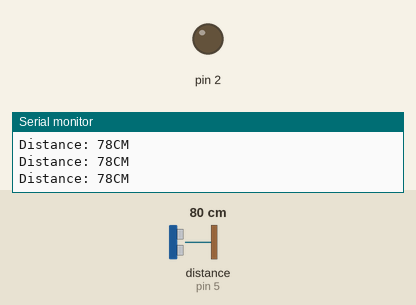
Bench run of a sketch on a simulated Arduino Uno, built with avr-gcc and run on an emulated ATmega328P. Shown: output pins drawn as LEDs (lit = HIGH), the last lines printed to the serial monitor. Wiring (inferred from the names in the program): ultrasonic range finder: trigger pin 3; echo pin 5. The test bench sets the inputs (shaded band); at power-on: distance to the obstacle (sensor on pin 5) 80 cm. The echo pulse lasts 58.3 µs per cm; pins used as bus, display or sensor lines are not drawn.

Above: at 1.2 s.
1.3 s: distance to the obstacle (sensor on pin 5) set to 23 cm
2.8 s: distance to the obstacle (sensor on pin 5) set to 18 cm
At 4.0 s:
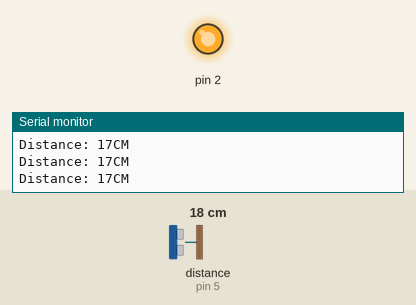
4.3 s: distance to the obstacle (sensor on pin 5) set to 35 cm
At 5.3 s:
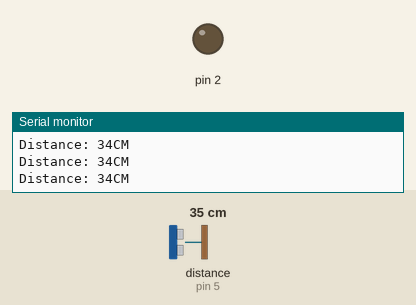
7.3 s: distance to the obstacle (sensor on pin 5) set to 2 cm
At 7.7 s:
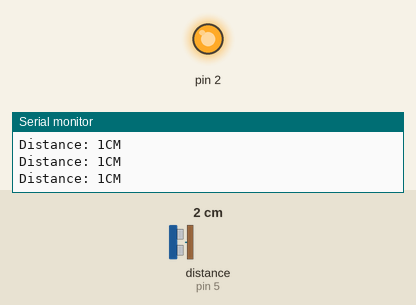
Timing chart, 0 to 9.8 s (numbered marks = the images above; inputs shaded):
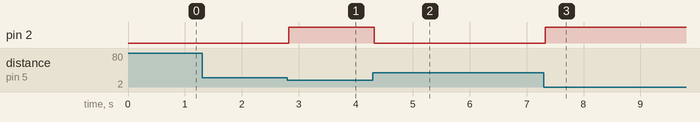

The sketch:

ultrasonic_sensor.ino
```cpp
const int trigPin = 3;
const int echoPin = 5;
int sendESP = 2;
// defines variables
long duration;
int distance;
void setup() {
pinMode(trigPin, OUTPUT); // Sets the trigPin as an Output
pinMode(echoPin, INPUT); // Sets the echoPin as an Input
Serial.begin(9600); // Starts the serial communication
pinMode(2, OUTPUT);
}
void loop() {
// Clears the trigPin
digitalWrite(trigPin, LOW);
delayMicroseconds(2);
// Sets the trigPin on HIGH state for 10 micro seconds
digitalWrite(trigPin, HIGH);
delayMicroseconds(10);
digitalWrite(trigPin, LOW);
// Reads the echoPin, returns the sound wave travel time in microseconds
duration = pulseIn(echoPin, HIGH);
// Calculating the distance
distance= duration*0.034/2;
// Prints the distance on the Serial Monitor
Serial.print("Distance: ");
Serial.print(distance);
Serial.println("CM ");
if (distance < 20){
  digitalWrite(2, HIGH);
}
else{
    digitalWrite(2, LOW);
}
}
```

Measured:
- the behaviour switches between 21 and 20 cm on distance to the obstacle (sensor on pin 5) (found by bisection; images 0 and 1)
- after the input at 2.8 s, pin 2: LOW → HIGH at once
- after the input at 4.3 s, pin 2: HIGH → LOW at once
- after the input at 7.3 s, pin 2: LOW → HIGH at once
